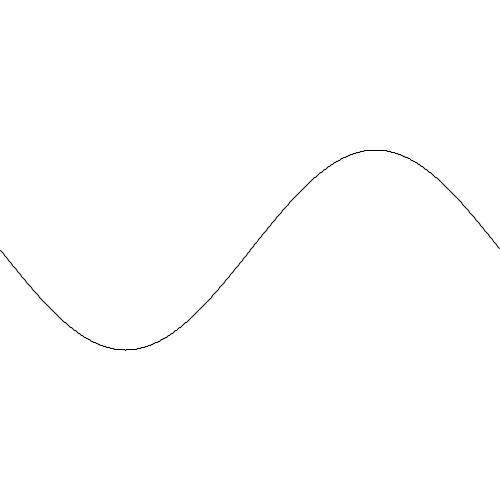
Frame 1 (no input)
Frame 60 (the mouse pressed at the canvas centre just before this capture): identical to frame 1, image omitted
Frame 120 (the mouse held since frame 60 and released just before this capture): identical to frame 1, image omitted

The Processing sketch that drew this single still picture (run headless with seeded random() and noise(); from frame 60 on, the mouse is pressed at the canvas centre):

// Processing sketch: TIPS_FractionalNumber
// ── TIPS_FractionalNumber.pde
void setup() {
  size(500, 500);
}

void draw() {
  background(255);

  beginShape();
  for (int x=0; x<width; x++) {
    float theta = norm(x, 0, width) * TWO_PI;
    float sinT = sin(theta);
    float ampl = 100.0;
    float gamma = sinT * ampl;
    float fract = gamma % 1.0;
    float y = height/2.0 + gamma;// * 100;
    vertex(x, y);
  }
  endShape();
}
